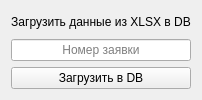
          <widget class="QWidget" name="tab_download_to_db_list_transport_pass">
           <attribute name="title">
            <string>Загрузить</string>
           </attribute>
           <layout class="QGridLayout" name="gridLayout_12">
            <item row="0" column="0">
             <layout class="QGridLayout" name="gridLayout_13">
              <property name="sizeConstraint">
               <enum>QLayout::SetDefaultConstraint</enum>
              </property>
              <item row="2" column="0">
               <widget class="QLineEdit" name="edit_pass_number_list_transport_pass">
                <property name="text">
                 <string/>
                </property>
                <property name="alignment">
                 <set>Qt::AlignCenter</set>
                </property>
                <property name="placeholderText">
                 <string>Номер заявки</string>
                </property>
               </widget>
              </item>
              <item row="0" column="0">
               <widget class="QLabel" name="label_download_to_db_list_transport_pass">
                <property name="frameShape">
                 <enum>QFrame::NoFrame</enum>
                </property>
                <property name="text">
                 <string>Загрузить данные из XLSX в DB</string>
                </property>
                <property name="alignment">
                 <set>Qt::AlignCenter</set>
                </property>
                <property name="wordWrap">
                 <bool>false</bool>
                </property>
               </widget>
              </item>
              <item row="4" column="0">
               <widget class="QPushButton" name="button_add_to_db_list_transport_pass">
                <property name="text">
                 <string>Загрузить в DB</string>
                </property>
               </widget>
              </item>
             </layout>
            </item>
           </layout>
          </widget>
